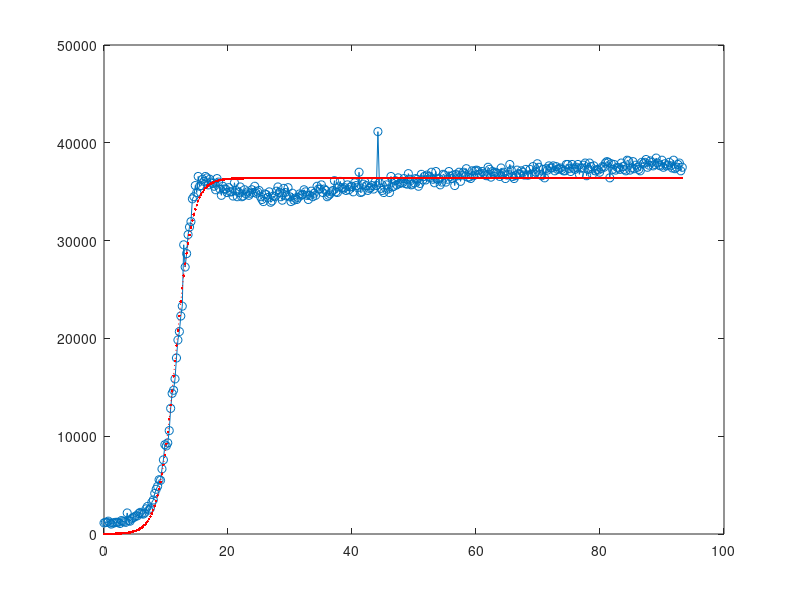

The MATLAB source for this figure:
clear
clc

load CENPK21C_0410.mat

CENPK21C_diff_sucrose_pb = CENPK21C_0410.CENPK21C_diff_sucrose_pb;
T = CENPK21C_diff_sucrose_pb(1,4:end);


ytrue = CENPK21C_diff_sucrose_pb(11,4:end);

f = @(c,x)c(1)./(1+exp(-c(2)*(T-2*c(3))));

c = lsqcurvefit(f,[1e5 1 5],T,ytrue);

plot(T,ytrue,'o-',T,f(c,T),'r.:')